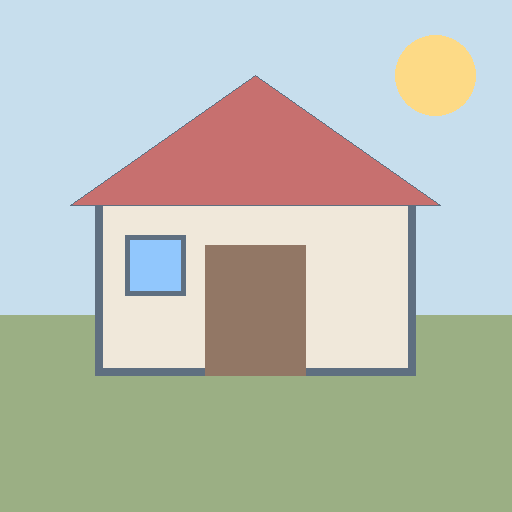
#> input picture chapter1_webapp/assets/samples/bright.png, 512 x 512 px
$ python -i image_ops.py   (imports and definitions only)
#> lines starting #> are read from the running program, lines starting #| are printed output that depends on the picture
"""Small, side-effect-free image operations used by the Streamlit UI."""

from __future__ import annotations

import cv2
import numpy as np
from PIL import Image


def ensure_uint8(image: np.ndarray) -> np.ndarray:
    """Return a clipped uint8 copy suitable for display and OpenCV."""
    return np.clip(image, 0, 255).astype(np.uint8)


# [56 lines left out: functions load_rgb_image, to_gray, mark_pixel_and_patch, adjust_brightness_contrast, gamma_correct, not called in this run]


def equalize_histogram(image_rgb: np.ndarray) -> np.ndarray:
    """Equalize grayscale directly or only the luminance of an RGB image."""
    if image_rgb.ndim == 2:
        return cv2.equalizeHist(ensure_uint8(image_rgb))
    ycrcb = cv2.cvtColor(ensure_uint8(image_rgb), cv2.COLOR_RGB2YCrCb)
#> ycrcb: shape (512, 512, 3); mean of channels 0, 1, 2 188, 126.6, 123.1
    ycrcb[:, :, 0] = cv2.equalizeHist(ycrcb[:, :, 0])
#> ycrcb: shape (512, 512, 3); mean of channels 0, 1, 2 158.6, 126.6, 123.1
    return cv2.cvtColor(ycrcb, cv2.COLOR_YCrCb2RGB)
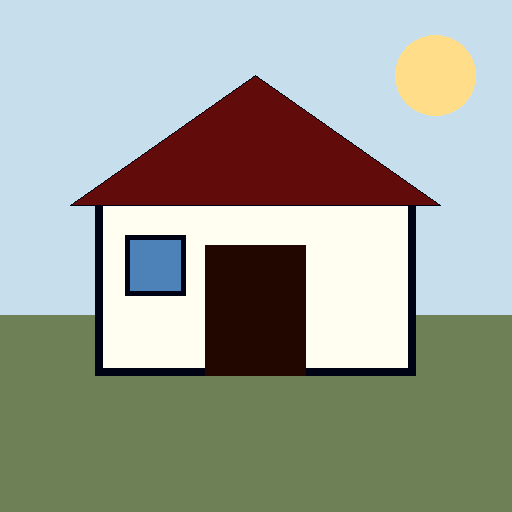
#> returned value: shape (512, 512, 3); mean R, G, B 156.1, 160.9, 150.6


# [13 lines left out: function apply_clahe, not called in this run]

>>> import cv2
>>> picture = cv2.cvtColor(cv2.imread('../assets/samples/bright.png'), cv2.COLOR_BGR2RGB)
>>> result = equalize_histogram(picture)
